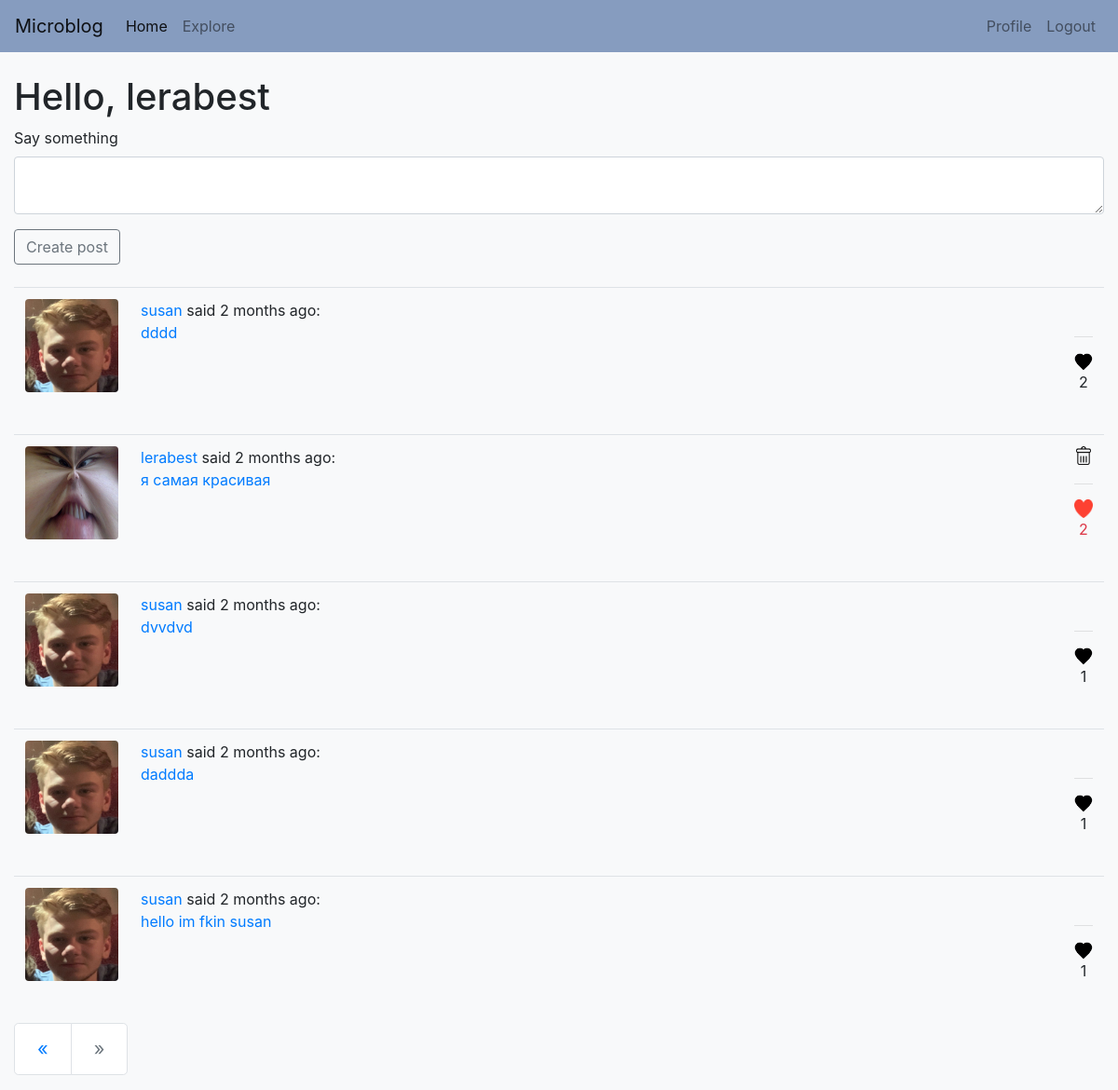
The app's page /index?page=2 (signed in), older data.
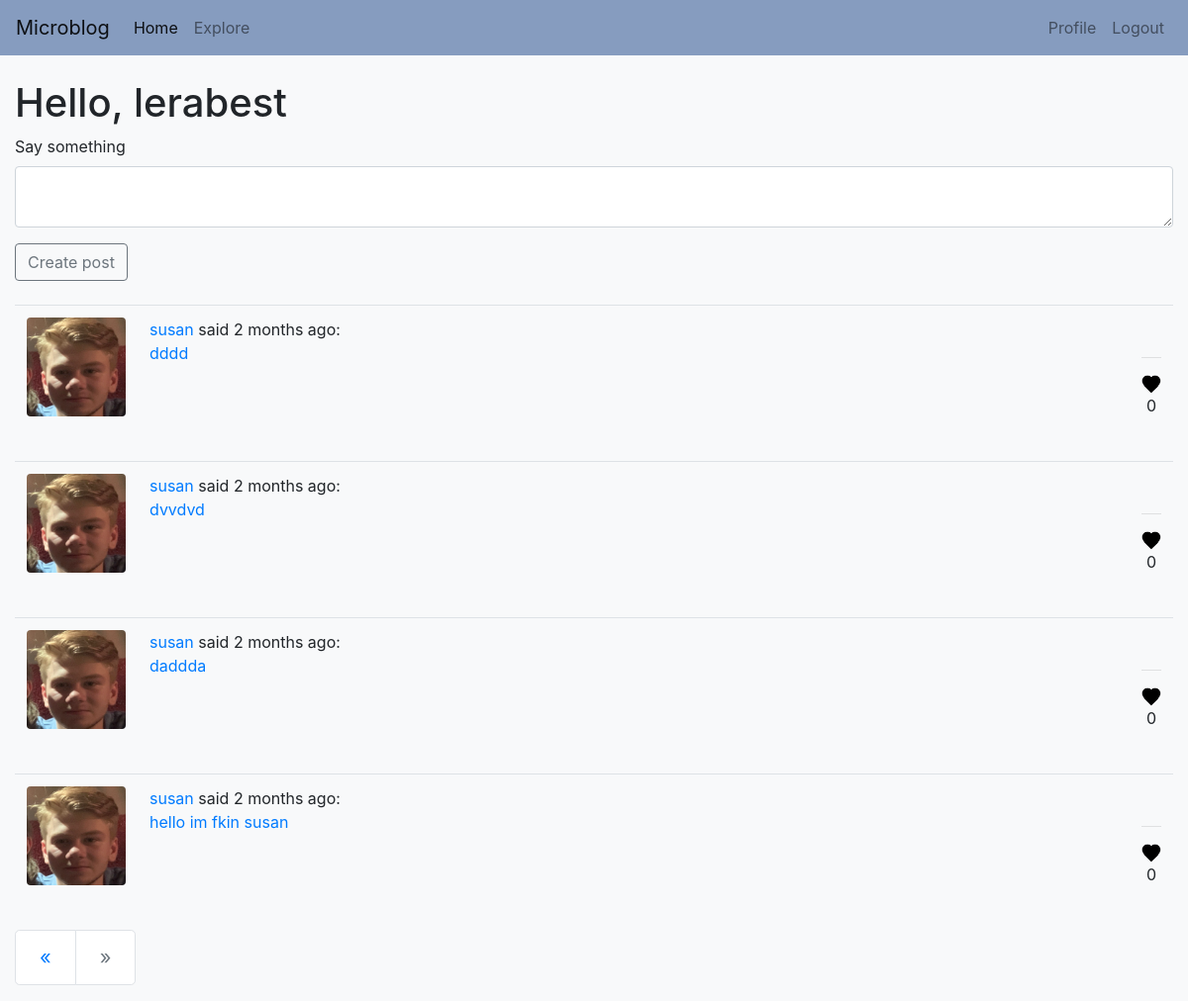
The same page, newer data.
### app/models.py (models this page shows, shortened)
class Post(db.Model):
    __table_args__ = {'extend_existing': True}
    id = db.Column(db.Integer, primary_key=True)
    body = db.Column(db.String(140))
    timestamp = db.Column(db.DateTime, index=True, default=datetime.utcnow)
    user_id = db.Column(db.Integer, db.ForeignKey('user.id'))
    comments = db.relationship('Comment', backref='comment', lazy='dynamic')

class User(UserMixin, db.Model):
    __table_args__ = {'extend_existing': True}
    id = db.Column(db.Integer, primary_key=True)
    username = db.Column(db.String(64), index=True, unique=True)
    email = db.Column(db.String(120), index=True, unique=True)
    password_hash = db.Column(db.String(128))
    posts = db.relationship('Post', backref='author', lazy='dynamic')
    about_me = db.Column(db.String(140))
    last_seen = db.Column(db.DateTime, default=datetime.utcnow)
    ava = db.Column(db.String(20), index=True, default='default.jpg')
    followed = db.relationship(
        'User', secondary=followers,
        primaryjoin=(followers.c.follower_id == id),
        secondaryjoin=(followers.c.followed_id == id),
        backref=db.backref('followers', lazy='dynamic'), lazy='dynamic')
    def followed_posts(self):
        followed = Post.query.join(
            followers, (followers.c.followed_id == Post.user_id)).filter(
            followers.c.follower_id == self.id)
        own = Post.query.filter_by(user_id=self.id)
        return followed.union(own).order_by(Post.timestamp.desc())

### app/routes.py (the view, shortened to what this page needs)
@app.route('/', methods=['GET', 'POST'])
@app.route('/index', methods=['GET', 'POST'])
@login_required
def index():
    form = PostForm()
    page = request.args.get('page', 1, type=int)
    posts = current_user.followed_posts().paginate(
        page, app.config['POSTS_PER_PAGE'], False)
    next_url = url_for('index', page=posts.next_num) if posts.has_next else None
    prev_url = url_for('index', page=posts.prev_num) if posts.has_prev else None
    return render_template('index.html', title='Home', form=form,
                           posts=posts.items, next_url=next_url,
                           prev_url=prev_url, Like=Like, index_url=True)

### app/forms.py
class PostForm(FlaskForm):
    post = TextAreaField(_l('Say something', validators=[
        DataRequired(), Length(min=1, max=140)]))
    submit = SubmitField(_l('Submit'))

### app/models.py (called while the page is built)
@login.user_loader
def load_user(id):
    return User.query.get(int(id))

### app/routes.py (called while the page is built)
@app.before_request
def before_request():
    if current_user.is_authenticated:
        current_user.last_seen = datetime.utcnow()
        db.session.commit()
    g.locale = str(get_locale())

### app/templates/index.html (shortened to what this page needs)
{% extends 'base.html' %}
{% import 'bootstrap/wtf.html' as wtf %}
{% block content %}
    <h1>{{ _('Hello, %(username)s', username=current_user.username) }}</h1>
    {% if form %}
        <form class="form form-horizontal" method="post" role="form">
            <div class="form-group  required"><label class="control-label" for="post">{{ _('Say something') }}</label>
                <textarea class="form-control" id="post" name="post" required></textarea>
            </div>
            <input class="btn btn-outline-secondary" id="submit" name="submit" type="submit" value="{{ _('Create post') }}">
        </form>
    {% endif %}
    <br>
    {% with Like=Like %}
    {% for post in posts %}
        {% include '_post.html' %}
    {% endfor %}
    {% endwith %}
    <nav aria-label="Page navigation example">
      <ul class="pagination pagination-lg">
        {% if prev_url %}
            <li class="page-item">
              <a class="page-link" href="{{ prev_url }}" aria-label="Previous">
                <span aria-hidden="true">&laquo;</span>
              </a>
            </li>
        {% else %}
            <li class="page-item disabled">
              <a class="page-link" href="#" tabindex="-1" aria-label="Previous" aria-disabled="true">
                  <span aria-hidden="true">&laquo;</span>
              </a>
            </li>
        {% endif %}
        {% if next_url %}
            <li class="page-item">
              <a class="page-link" href="{{ next_url }}" aria-label="Next">
                <span aria-hidden="true">&raquo;</span>
              </a>
            </li>
        {% else %}
            <li class="page-item disabled">
              <a class="page-link" href="#" tabindex="-1" aria-label="Next" aria-disabled="true">
                  <span aria-hidden="true">&raquo;</span>
              </a>
            </li>
        {% endif %}
      </ul>
    </nav>
{% endblock content %}

### app/templates/_post.html (shortened to what this page needs)
<table class="table table-hover">
    <tr valign="top">
        <div class="col-1">
            <td width="70px">
                <a href="{{ url_for('user', username=post.author.username) }}">
                    <img class="rounded" src="{{ url_for('static', filename='pics/' + post.author.ava) }}" height="100px" width="100px">
                </a>
            </td>
        </div>
        <div class="col-2">
            <td>
                {{ _('%(username)s said %(when)s',
                username=user_link, when=moment(post.timestamp).fromNow()) }}:
                <br>
                <a href="{{ url_for('post', post_id=post.id) }}">
                    <div class="check">{{ post.body }}</div>
                </a>
            </td>
        </div>
        <div class="col-sm-3">
            <td width="40px">
                {% if post.author.username == current_user.username %}
                    <a href="{{ url_for('delete', username=post.author.username, post=post.id) }}">
                        <span>
                        <img alt="Delete post" align="right" src="{{ url_for('static', filename='delete.png') }}" height="20px" width="20px">
                        </span>
                    </a>
                {% endif %}
                <br>
                <hr>
                {% if index_url %}
                    {% if Like.query.filter_by(post_id=post.id, liked_id=current_user.id).first() == None %}
                     <a href="{{ url_for('like_index', username=post.author.username, post=post.id) }}">
                            <span>
                            <img alt="Like post"
                                 align="right" src="{{ url_for('static', filename='like.png') }}"
                                 height="20px" width="20px" >
                            </span>
                     </a>
                    <p align="center">{{ Like.query.filter_by(post_id=post.id).all()|length }}</p>
                    {% else %}
                    <a href="{{ url_for('dislike_index', username=post.author.username, post=post.id) }}">
                            <span>
                            <img alt="Dislike post"
                                 align="right" src="{{ url_for('static', filename='likered.png') }}"
                                 height="20px" width="20px" >
                            </span>
                     </a>
                    <p align="center" class="text-danger">{{ Like.query.filter_by(post_id=post.id).all()|length }}</p>
                    {% endif %}
                {% endif %}
            </td>
        </div>
</table>

Row changes from the older to the newer data that the page shows:
removed Post: ava (placeholder picture), body "я самая красивая", query.filter_by|length "2"
computed for Post "dddd": query.filter_by|length "2" → "0"
computed for Post "dvvdvd": query.filter_by|length "1" → "0"
computed for Post "daddda": query.filter_by|length "1" → "0"
computed for Post "hello im fkin susan": query.filter_by|length "1" → "0"
